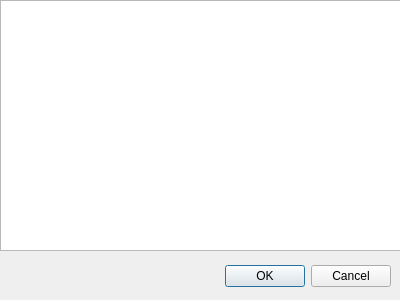
<?xml version="1.0" encoding="UTF-8"?>
<ui version="4.0">
 <class>TodoList</class>
 <widget class="QDialog" name="TodoList">
  <property name="geometry">
   <rect>
    <x>0</x>
    <y>0</y>
    <width>400</width>
    <height>300</height>
   </rect>
  </property>
  <property name="windowTitle">
   <string>Dialog</string>
  </property>
  <widget class="QDialogButtonBox" name="buttonBox">
   <property name="geometry">
    <rect>
     <x>10</x>
     <y>260</y>
     <width>381</width>
     <height>32</height>
    </rect>
   </property>
   <property name="orientation">
    <enum>Qt::Horizontal</enum>
   </property>
   <property name="standardButtons">
    <set>QDialogButtonBox::Cancel|QDialogButtonBox::Ok</set>
   </property>
  </widget>
  <widget class="QTableView" name="tableView">
   <property name="geometry">
    <rect>
     <x>0</x>
     <y>0</y>
     <width>401</width>
     <height>251</height>
    </rect>
   </property>
  </widget>
 </widget>
 <resources/>
 <connections>
  <connection>
   <sender>buttonBox</sender>
   <signal>accepted()</signal>
   <receiver>TodoList</receiver>
   <slot>accept()</slot>
   <hints>
    <hint type="sourcelabel">
     <x>248</x>
     <y>254</y>
    </hint>
    <hint type="destinationlabel">
     <x>157</x>
     <y>274</y>
    </hint>
   </hints>
  </connection>
  <connection>
   <sender>buttonBox</sender>
   <signal>rejected()</signal>
   <receiver>TodoList</receiver>
   <slot>reject()</slot>
   <hints>
    <hint type="sourcelabel">
     <x>316</x>
     <y>260</y>
    </hint>
    <hint type="destinationlabel">
     <x>286</x>
     <y>274</y>
    </hint>
   </hints>
  </connection>
 </connections>
</ui>
